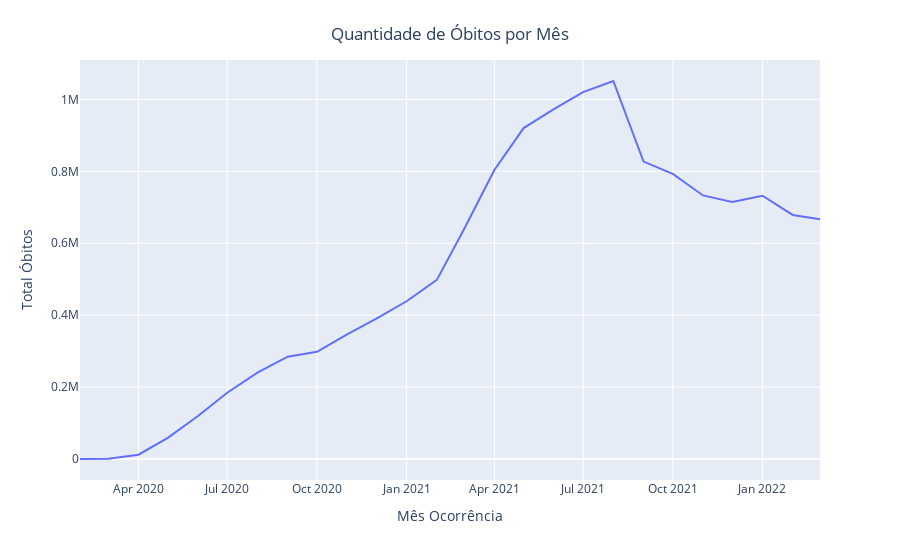

The notebook cell saved with this chart:
### Code cell
fig_obitos_mensais = px.line(casos_obitos_mensais, x='mes_x', y ='deaths', labels={
    'mes_x': 'Mês Ocorrência',
    'deaths': 'Total Óbitos'})

fig_obitos_mensais.update_layout(title={
    'text' : 'Quantidade de Óbitos por Mês',
    'y': 0.95,
    'x': 0.5
})

fig_obitos_mensais

### Figure 1 — Plotly figure (JSON) as saved in the notebook; plotly's stock layout.template omitted (floating-point values rounded to 4 significant figures)
{"data": [{"hovertemplate": "Mês Ocorrência=%{x}<br>Total Óbitos=%{y}<extra></extra>", "legendgroup": "", "line": {"color": "#636efa", "dash": "solid"}, "marker": {"symbol": "circle"}, "mode": "lines", "name": "", "orientation": "v", "showlegend": false, "type": "scatter", "x": ["2020-02", "2020-03", "2020-04", "2020-05", "2020-06", "2020-07", "2020-08", "2020-09", "2020-10", "2020-11", "2020-12", "2021-01", "2021-02", "2021-03", "2021-04", "2021-05", "2021-06", "2021-07", "2021-08", "2021-09", "2021-10", "2021-11", "2021-12", "2022-01", "2022-02", "2022-03"], "xaxis": "x", "y": [0, 404, 11960, 58734, 119582, 184325, 240425, 284471, 298005, 346536, 390144, 438623, 497961, 639728, 803897, 920339, 973252, 1020153, 1051232, 827095, 792974, 732981, 714787, 732145, 678759, 666880], "yaxis": "y"}], "layout": {"legend": {"tracegroupgap": 0}, "margin": {"t": 60}, "title": {"text": "Quantidade de Óbitos por Mês", "x": 0.5, "y": 0.95}, "xaxis": {"anchor": "y", "domain": [0, 1], "title": {"text": "Mês Ocorrência"}}, "yaxis": {"anchor": "x", "domain": [0, 1], "title": {"text": "Total Óbitos"}}}}
